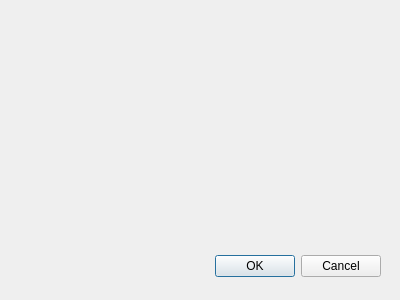
<?xml version="1.0" encoding="UTF-8"?>
<ui version="4.0">
 <class>logindialog</class>
 <widget class="QDialog" name="logindialog">
  <property name="geometry">
   <rect>
    <x>0</x>
    <y>0</y>
    <width>400</width>
    <height>300</height>
   </rect>
  </property>
  <property name="windowTitle">
   <string>Dialog</string>
  </property>
  <widget class="QDialogButtonBox" name="buttonBox">
   <property name="geometry">
    <rect>
     <x>40</x>
     <y>250</y>
     <width>341</width>
     <height>32</height>
    </rect>
   </property>
   <property name="orientation">
    <enum>Qt::Horizontal</enum>
   </property>
   <property name="standardButtons">
    <set>QDialogButtonBox::Cancel|QDialogButtonBox::Ok</set>
   </property>
  </widget>
 </widget>
 <resources/>
 <connections>
  <connection>
   <sender>buttonBox</sender>
   <signal>accepted()</signal>
   <receiver>logindialog</receiver>
   <slot>accept()</slot>
   <hints>
    <hint type="sourcelabel">
     <x>248</x>
     <y>254</y>
    </hint>
    <hint type="destinationlabel">
     <x>157</x>
     <y>274</y>
    </hint>
   </hints>
  </connection>
  <connection>
   <sender>buttonBox</sender>
   <signal>rejected()</signal>
   <receiver>logindialog</receiver>
   <slot>reject()</slot>
   <hints>
    <hint type="sourcelabel">
     <x>316</x>
     <y>260</y>
    </hint>
    <hint type="destinationlabel">
     <x>286</x>
     <y>274</y>
    </hint>
   </hints>
  </connection>
 </connections>
</ui>
